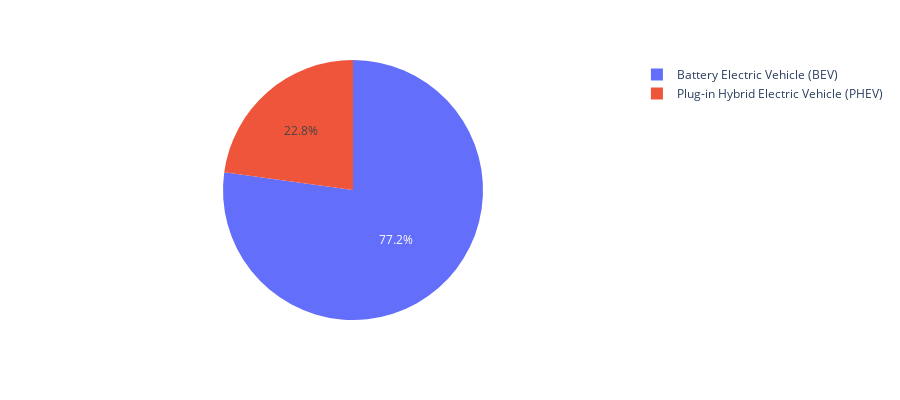

The notebook cell saved with this chart:
### Code cell
#PHEV's vs BEV's in Market
Vehicle_type = list(df.groupby('Electric Vehicle Type').count()['County'].index)
values = df.groupby('Electric Vehicle Type').count()['County'].values

px.pie(names=Vehicle_type,values=values,height=400)

### Figure 1 — Plotly figure (JSON) as saved in the notebook; plotly's stock layout.template omitted (floating-point values rounded to 4 significant figures)
{"data": [{"domain": {"x": [0, 1], "y": [0, 1]}, "hovertemplate": "label=%{label}<br>value=%{value}<extra></extra>", "labels": ["Battery Electric Vehicle (BEV)", "Plug-in Hybrid Electric Vehicle (PHEV)"], "legendgroup": "", "name": "", "showlegend": true, "type": "pie", "values": [96264, 28450]}], "layout": {"height": 400, "legend": {"tracegroupgap": 0}, "margin": {"t": 60}}}
